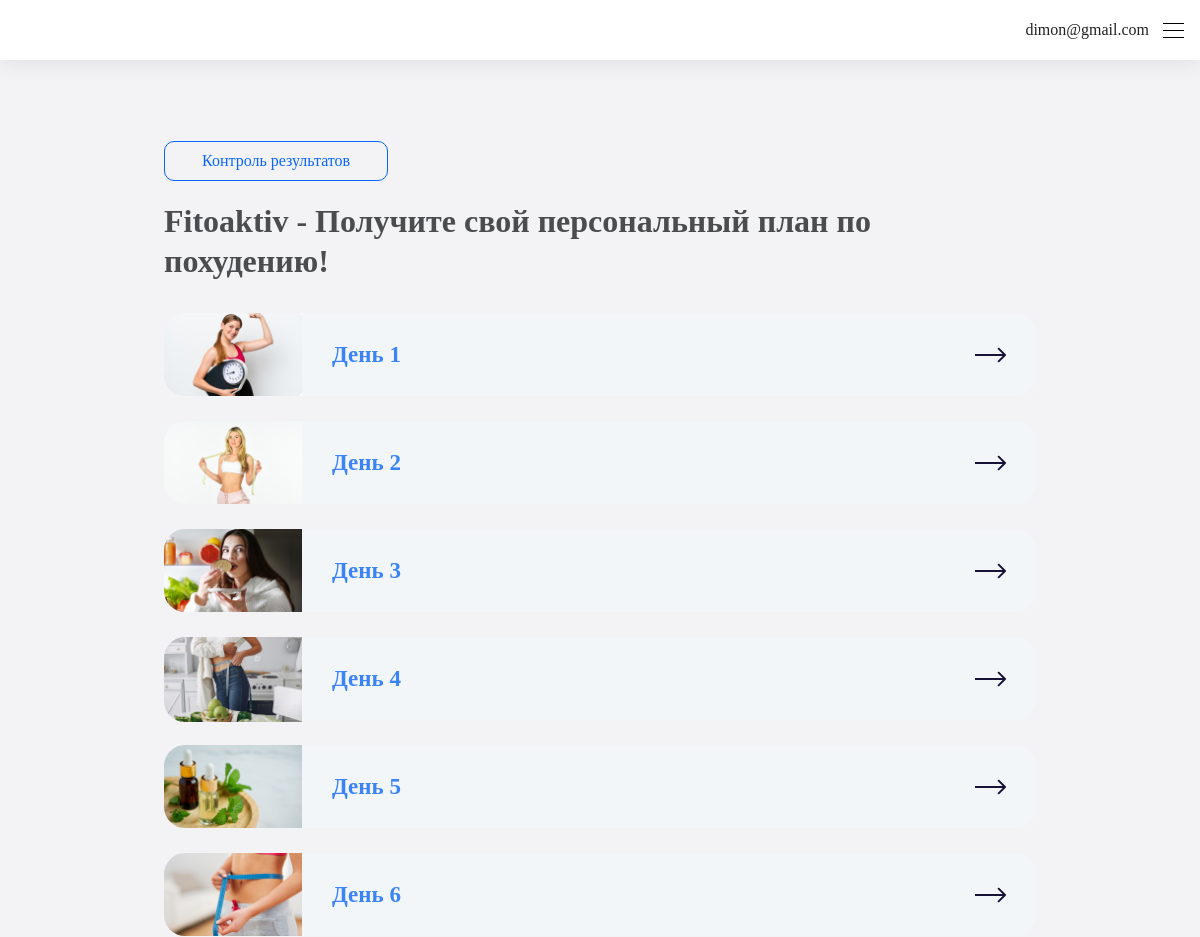
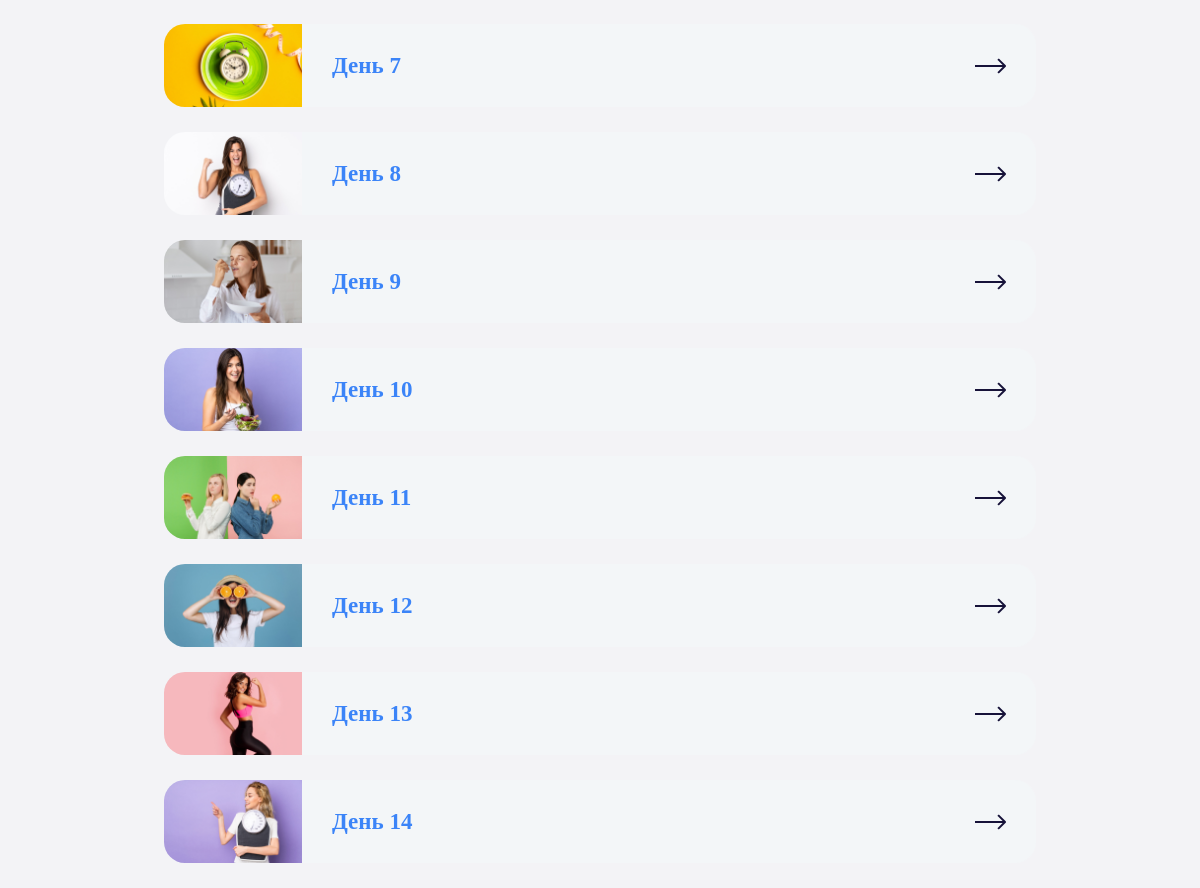
The page /calculate/days/ (signed in) on the database its author committed (2 pictures, top to bottom).
### accounts/models.py (models this page shows, shortened)
class User(AbstractBaseUser,PermissionsMixin):
    gender_selection = [
        ('мужчина', 'мужчина'),
        ('женщина', 'женщина')
    ]
    goal = [
        ('decrease', 'decrease'),
        ('maintain', 'maintain'),
        ('increase', 'increase'),
    ]
    email = models.EmailField(max_length=255, unique=True)
    first_name = models.CharField('Фамилия', max_length=255, blank=True, null=True)
    last_name = models.CharField('Имя', max_length=255, blank=True, null=True)
    is_active = models.BooleanField(default=True)
    is_staff = models.BooleanField(default=False)
    is_superuser = models.BooleanField(default=False)
    is_subscribed = models.BooleanField(default=False)
    date_subscribe = models.DateField(null=True, blank=True)
    days = models.IntegerField(default=0)
    initial_weight = models.IntegerField(null=True, blank=True, default=70)
    current_weight = models.IntegerField(null=True, blank=True, default=70)
    target_weight = models.IntegerField(null=True, blank=True, default=70)
    gender = models.CharField(choices=gender_selection, max_length=20, null=True, blank=True)
    height = models.IntegerField(null=True, blank=True)
    age = models.IntegerField(null=True, blank=True)
    goal = models.CharField(choices=goal, max_length=20, null=True, blank=True)
    dailyCalories = models.IntegerField(default=0)
    objects = UserManager()
    USERNAME_FIELD = 'email'
    REQUIRED_FIELDS = []
    class Meta:
        verbose_name = 'Пользователь'
        verbose_name_plural = 'Пользователи'

### calculate/models.py (models this page shows, shortened)
class Days(models.Model):
    h1 = models.CharField(max_length=40)
    description = models.CharField(max_length=50)
    image = models.ImageField(null=True, blank=True)
    number = models.IntegerField(default=1)

### calculate/views.py (the view)
# urls.py: path('days/', DaysList.as_view(), name='days'),
class DaysList(ListView):
    model = Days
    def get_context_data(self, **kwargs):
        context = super(DaysList, self).get_context_data(**kwargs) # get the default context data
        user = get_user_model().objects.get(id=self.request.user.id)
        if user.is_subscribed:
            days = user.date_subscribe
            days = datetime.now().date() - days
            days = days.days + 7
        else:
            days = 0
        context['allow_days'] = days
        return context

### templates/calculate/days_list.html (shortened to what this page needs)
{% load static %}
<!DOCTYPE html>
<html lang="ru">
  <head>
      <link rel="stylesheet" href="{% static 'css/styles.css' %}" />
    <link rel="stylesheet" href="{% static 'css/reset.css' %}" />
  </head>
  <body>
    <div class="profile-menu">
      <div class="profile-menu__container">
          <div class="profile-menu__email">{{ user.email }}</div>
          <div class="profile-menu__burger">
              <span></span><span></span><span></span>
          </div>
      </div>
  </div>
    <main>
      <div class="single-course">
        <div class="single-course__container">
          <div class="single-course-top-controls">
            <a class="button button--outline" href="/calculate/results/">Контроль результатов</a>
          </div>
          <h3 class="single-course__title">
            Fitoaktiv - Получите свой персональный план по похудению!
          </h3>
          <div class="single-course__tiles-wrapper">
              {% for day in days_list %}
             <a href="{{ day.train.id }}/" class="coursesNew-block">
                  <div class="coursesNew-block__img">
                    <img src="{{ day.image.url }}" alt="img" />
                  </div>
                  <div class="coursesNew-block__title">
                    <div><div>{{ day.h1 }}</div></div>
                  </div>
                </a>
              {% endfor %}
          </div>
        </div>
      </div>
    </main>
  </body>
</html>

### rows shown on the page
User: email "dimon@gmail.com"
Days: image (picture), h1 "День 1"
Days: image (picture), h1 "День 2"
Days: image (picture), h1 "День 3"
Days: image (picture), h1 "День 4"
Days: image (picture), h1 "День 5"
Days: image (picture), h1 "День 6"
Days: image (picture), h1 "День 7"
Days: image (picture), h1 "День 8"
Days: image (picture), h1 "День 9"
Days: image (picture), h1 "День 10"
Days: image (picture), h1 "День 11"
Days: image (picture), h1 "День 12"
Days: image (picture), h1 "День 13"
Days: image (picture), h1 "День 14"
